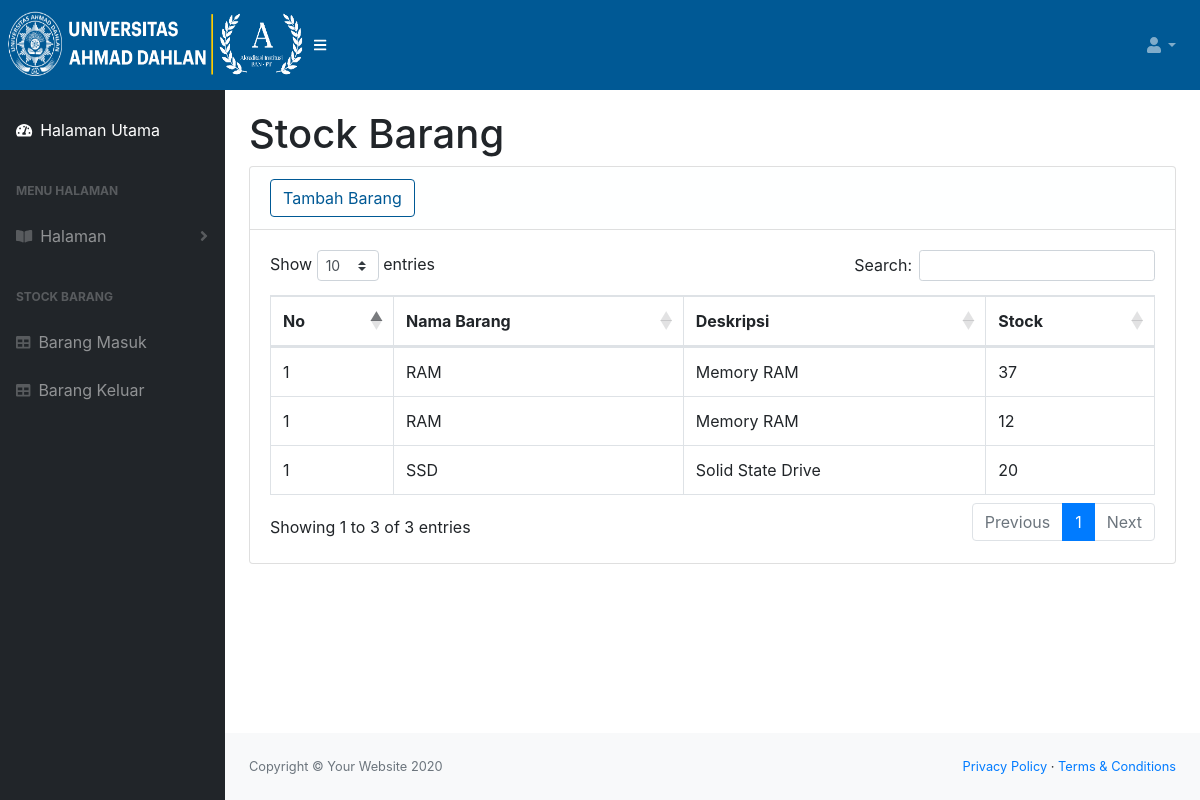
Screenshot of /pweb/index.php with the database file from the repository.
### tables this page shows
CREATE TABLE `stock` (
  `idbarang` int(11) NOT NULL,
  `namabarang` varchar(50) NOT NULL,
  `deskripsibarang` varchar(50) NOT NULL,
  `jumlahbarang` int(11) NOT NULL
);

### pweb/index.php (the view, shortened to what this page needs)
<?php
require 'function.php';
 ?>
<!DOCTYPE html>
<html lang="en">
    <head>
        <link href="css/styles4.css" rel="stylesheet" />
        <link href="https://cdn.datatables.net/1.10.20/css/dataTables.bootstrap4.min.css" rel="stylesheet" />
    </head>
    <body class="sb-nav-fixed">
        <nav class="sb-topnav navbar navbar-expand navbar-dark bg-dark">
            <a class="navbar-brand" href="https://uad.ac.id/id/"><img style="width: 300px; height: 100px; margin-left: -10px;" src="img/uad.png" alt=""></a>
            <button class="btn btn-link btn-sm order-1 order-lg-0" id="sidebarToggle" href="#"><i class="fas fa-bars"></i></button>
            <ul class="navbar-nav ml-auto ml-md-0">
                <li class="nav-item dropdown">
                    <a class="nav-link dropdown-toggle" id="userDropdown" href="#" role="button" data-toggle="dropdown" aria-haspopup="true" aria-expanded="false"><i class="fas fa-user fa-fw"></i></a>
                </li>
            </ul>
        </nav>
        <div id="layoutSidenav">
            <div id="layoutSidenav_nav">
                <nav class="sb-sidenav accordion sb-sidenav-dark" id="sidenavAccordion">
                    <div class="sb-sidenav-menu">
                        <div class="nav">
                            <a class="nav-link" href="index.php">
                                <div class="sb-nav-link-icon"><i class="fas fa-tachometer-alt"></i></div>
                                Halaman Utama
                            </a>
                            <div class="sb-sidenav-menu-heading">Menu Halaman</div>
                            <a class="nav-link collapsed" href="#" data-toggle="collapse" data-target="#collapsePages" aria-expanded="false" aria-controls="collapsePages">
                                <div class="sb-nav-link-icon"><i class="fas fa-book-open"></i></div>
                                Halaman
                                <div class="sb-sidenav-collapse-arrow"><i class="fas fa-angle-down"></i></div>
                            </a>
                            <div class="sb-sidenav-menu-heading">Stock Barang</div>
                            <a class="nav-link" href="masuk.php">
                                <div class="sb-nav-link-icon"><i class="fas fa-table"></i></div>
                                Barang Masuk
                            </a>
                            <a class="nav-link" href="keluar.php">
                                <div class="sb-nav-link-icon"><i class="fas fa-table"></i></div>
                                Barang Keluar
                            </a>
                        </div>
                    </div>
                </nav>
            </div>
            <div id="layoutSidenav_content">
                <main>
                    <div class="container-fluid">
                        <h1 class="mt-4">Stock Barang</h1>
                        <div class="card mb-4">
                            <div class="card-header">
                                <button type="button" class="btn btn-primary" data-toggle="modal" data-target="#myModal">Tambah Barang</button>
                            </div>
                            <div class="card-body">
                                <div class="table-responsive">
                                    <table class="table table-bordered" id="dataTable" width="100%" cellspacing="0">
                                        <thead>
                                            <tr>
                                                <th>No</th>
                                                <th>Nama Barang</th>
                                                <th>Deskripsi</th>
                                                <th>Stock</th>
                                            </tr>
                                        </thead>
                                        <tbody>
                                            <?php
                                            $ambilsemuadata = mysqli_query($koneksikan,"SELECT * FROM stock");
                                            while($data=mysqli_fetch_array($ambilsemuadata)){
                                                $i = 1;
                                                $namabrng = $data['namabarang'];
                                                $deksripsibrng = $data['deskripsibarang'];
                                                $stockbrng = $data['jumlahbarang'];
                                             ?>
                                            <tr>
                                                <td><?=$i++;?></td>
                                                <td><?=$namabrng;?></td>
                                                <td><?=$deksripsibrng;?></td>
                                                <td><?=$stockbrng;?></td>
                                            </tr>
                                            <?php
                                                    };
                                             ?>
                                        </tbody>
                                    </table>
                                </div>
                            </div>
                        </div>
                    </div>
                </main>
                <footer class="py-4 bg-light mt-auto">
                    <div class="container-fluid">
                        <div class="d-flex align-items-center justify-content-between small">
                            <div class="text-muted">Copyright &copy; Your Website 2020</div>
                            <div>
                                <a href="#">Privacy Policy</a>
                                &middot;
                                <a href="#">Terms &amp; Conditions</a>
                            </div>
                        </div>
                    </div>
                </footer>
            </div>
        </div>
    </body>
</html>

### rows the page displays
stock: namabarang "RAM", deskripsibarang "Memory RAM", jumlahbarang "37"
stock: namabarang "RAM", deskripsibarang "Memory RAM", jumlahbarang "12"
stock: namabarang "SSD", deskripsibarang "Solid State Drive", jumlahbarang "20"
